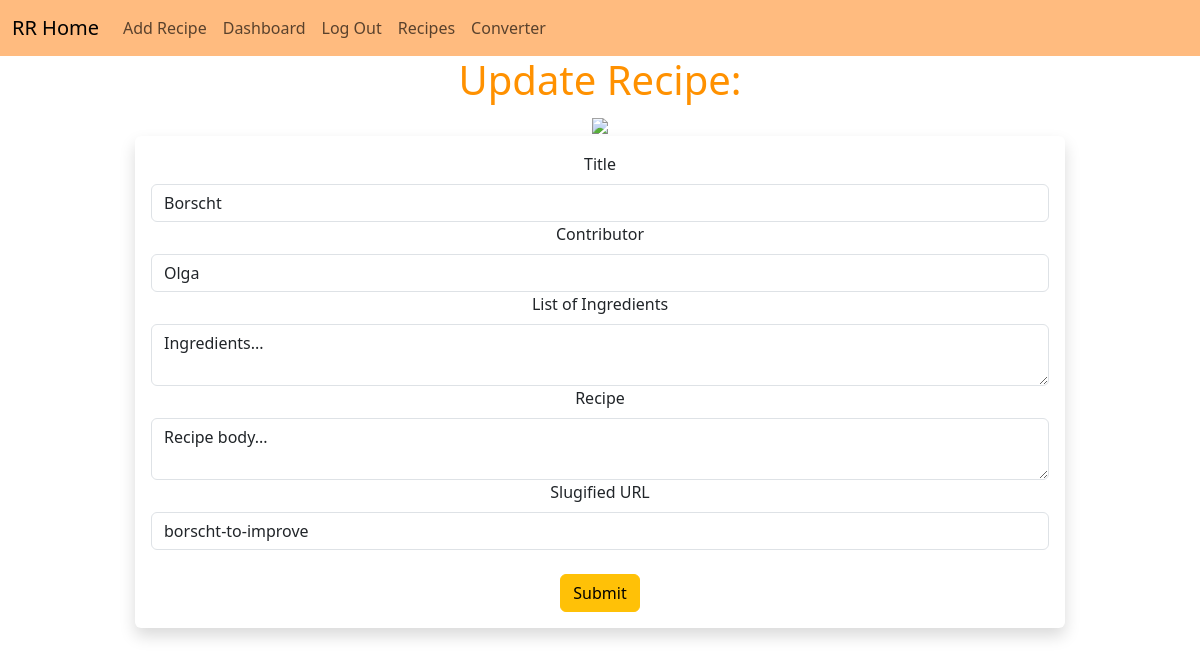
The app's page /recipes/edit/1 (signed in) with its own data.
### starter.py (models this page shows)
class Recipes(db.Model):
    id = db.Column(db.Integer, primary_key=True)
    title = db.Column(db.String(256))
    ingredients = db.Column(db.Text)
    recipe = db.Column(db.Text)
    author = db.Column(db.String(256))
    date_posted = db.Column(db.DateTime, default=datetime.utcnow)
    slug = db.Column(db.String(256))

### starter.py (the view, shortened to what this page needs)
@app.route('/recipes/edit/<int:id>', methods=['GET', 'POST'])
@login_required
def recipe_edit(id):
    recipe = Recipes.query.get_or_404(id)
    form = RecipeForm()
    form.title.data = recipe.title
    form.ingredients.data = recipe.ingredients
    form.recipe.data = recipe.recipe
    form.author.data = recipe.author
    form.slug.data = recipe.slug
    return render_template('recipe_edit.html', form=form)

### starter.py
class RecipeForm(FlaskForm):
    title = StringField("Title", validators=[DataRequired()])
    ingredients = StringField("List of Ingredients", validators=[DataRequired()], widget=TextArea())
    recipe = StringField("Recipe", validators=[DataRequired()], widget=TextArea())
    author = StringField("Contributor", validators=[DataRequired()])
    slug = StringField("Slugified URL", validators=[DataRequired()])
    submit = SubmitField("Submit")

### starter.py (called while the page is built)
@login_manager.user_loader
def load_user(user_id):
    return Users.query.get(int(user_id))

### templates/recipe_edit.html (shortened to what this page needs)
{% extends 'base.html' %}
{%block content%}
<center>
    <h1>Update Recipe: </h1>
    <img src="{{url_for('static', filename='images/whale_watercolor.png')}}">
    <div class="col-10">
    <div class="shadow p-3 mb-5 bg-body rounded">
    <form method="POST">
        {{form.title.label(class="form-label")}}
        {{form.title(class="form-control")}}
        {{form.author.label(class="form-label")}}
        {{form.author(class="form-control")}}
        {{form.ingredients.label(class="form-label")}}
        {{form.ingredients(class="form-control")}}
        {{form.recipe.label(class="form-label")}}
        {{form.recipe(class="form-control")}}
        {{form.slug.label(class="form-label")}}
        {{form.slug(class="form-control")}}
        <br />
        {{form.submit(class="btn btn-warning")}}
    </form>
    </div>
    </div>
</center>
{% endblock %}

### static/css/style.css (style rules this page uses)
h1 { color: rgb(255, 145, 0); }
img { max-width: 600px; max-height: 400px; }

### records on screen
Recipes: title "Borscht", author "Olga", ingredients "Ingredients...", recipe "Recipe body...", slug "borscht-to-improve"
